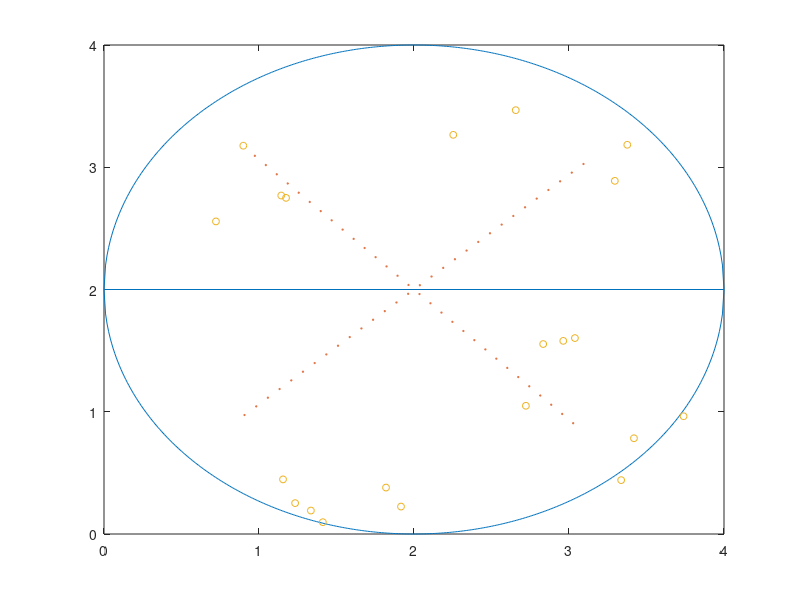

Here is the MATLAB script that generated this plot:
clear,clc

l = 4;
umbral = 0.1;
n = 10; % Numero de particulas.
d = 2; % Numero de dimensiones.
t = 50; % Numero de pasos.
vel = 0.5; % Valor maximo de paso dimensional permitido. STIRRER
vel_p = zeros(1, n);
pos = unifrnd(0.2 * l, 0.8 * l, n, d); % 0.2 y 0.8 son valores arbitrarios para que las particulas esten dentro del molino. 
tam = 5 * ones(1, n); % Vector de tamaño para n particulas.
nmax = 100; % Maximo numero de particulas que pueden existir.
vel_stirr = 0.01*pi;
theta = zeros(1, n);
st_spacing = 30;
vel_imp = 0.30;

r_mill = 2;
r_st = 1.5;
x = 0: 0.01: 2*r_mill;
yup = sqrt(r_mill^2 - (x - r_mill).^2) + r_mill;
ydown = -1 * sqrt(r_mill^2 - (x - r_mill).^2) + r_mill;
mill = vertcat(horzcat(x',yup'),horzcat(x',ydown'));
sz_mill = size(mill);
%plot(mill(:, 1), mill(:, 2));
%hold on

%plot(pos(:, 1), pos(:, 2), 'o', 'markersize', 6);
%hold on

t1 = 0.25*pi;
t2 = 0.75*pi;
for i = 1:t
  plot(mill(:, 1), mill(:, 2));
  hold on
  for w = 1:n
    if vel_p(w) > 0.01
      vel_p(w) -= 0.00001;
    endif
    deltax = vel_p(w) * cosd(theta(w));
    deltay = vel_p(w) * sind(theta(w));
    delta = horzcat(deltax, deltay);
    pos(w,:) += delta;
  endfor
  theta_s1 = (linspace(t1, t1, st_spacing))';
  theta_s2 = (linspace(t2, t2, st_spacing))';
  r_stirr = (linspace(-r_st, r_st, st_spacing))';
  x_s1 = (r_stirr * cos(t1)) + r_mill;
  y_s1 = (r_stirr * sin(t1)) + r_mill;
  x_s2 = (r_stirr * cos(t2)) + r_mill;
  y_s2 = (r_stirr * sin(t2)) + r_mill;
  stirrer = vertcat(horzcat(x_s1,y_s1),horzcat(x_s2,y_s2));
  plot(stirrer(:, 1), stirrer(:, 2), 'o', 'markersize', 1);
  axis([0 l 0 l]);
  hold on 
  t1 += vel_stirr;
  t2 += vel_stirr;
  sz = size(stirrer);
  choque = [];
  contador = 0;
  sig = n + 1;
  for i = 1:n % Colisiones contra el stirrer. 
    for j = 1:sz(1)
      dis_ns = sqrt(sum((pos(i,:) - stirrer(j,:)).^2));
        if dis_ns <= umbral % Aqui ya existe una colision. 
          pos(i,:);
          stirrer(j,:);
          p = stirrer(j,:)-2;
          rad = sqrt(sum(p.^2));
          th = acosd(abs(p(1))/rad);
          if p(1)>0 && p(2)>0
            th += 0;
          endif
          if p(1)<0 && p(2)>0
            th = 180 - th;
          endif
          if p(1)<0 && p(2)<0
            th += 180;
          endif
          if p(1)>0 && p(2)<0
            th = 360 - th;
          endif
          theta(i) = th + 90;
          vel_p(i) = vel_imp * (rad / r_st);
        endif
      dif = umbral - dis_ns;
        if rand() < dif / umbral % Fragmentacion aleatoria.
          ti = tam(i);
          if ti > 2
            tam(i) = 1 + randi(ti - 2); % El rompimiento deberia estar en funcion de algo, no debe ser aleatorio.
            fi = ti - tam(i);
            tam(sig) = fi;
            pos(sig, :) = pos(i, :);
            theta(sig) = theta(i) + 3;
            vel_p(sig) = vel_imp * (rad / r_st);
            sig++;
          endif
        endif
    endfor 
  endfor
  %Inicia colisiones entre particulas.
  for i = 1 : n - 1
    for j = (i + 1) : n
      dis_nn = sqrt(sum((pos(i,:) - pos(j,:)).^2));
      dif_vel = vel_p(i) - vel_p(j);
        if dis_nn <= umbral % Colision con otra particula.
          if dif_vel > 0
            vel_p(j) = vel_p(i);
            theta(j) = theta(i) + 5; % Hacer el calculo de la direccion de la particula que manda
          elseif                 % y en base a ella someter a la particula colisionada. 
            vel_p(i) = vel_p(j);
            theta(i) = theta(j) + 5;
          endif
        endif
    endfor
  endfor
  %Finalizan colisiones entre particulas.
  % Que no escapen las partículas del cilindro!!!
  for i = 1:n
    for j = 1:sz_mill(1)
      dis_nm = sqrt(sum((pos(i,:) - mill(j,:)).^2));
        if dis_nm <= 0.25 % Colision con cilindro.
          theta(i) += 180;
          dif = 0.25 - dis_nm;
          if rand() < dif / 0.3 % Fragmentacion aleatoria.
            ti = tam(i);
            if ti > 2
              tam(i) = 1 + randi(ti - 2); % El rompimiento deberia estar en funcion de algo, no debe ser aleatorio.
              fi = ti - tam(i);
              tam(sig) = fi;
              pos(sig, :) = pos(i, :);
              theta(sig) = theta(i);
              vel_p(sig) = vel_imp;
              sig++;
            endif
          endif
        endif % Termina colision con cilindro.
    endfor
  endfor
  n = sig - 1;
  plot(pos(:, 1), pos(:, 2), 'o', 'markersize', 5);
  pause(0.05)
  hold off
endfor